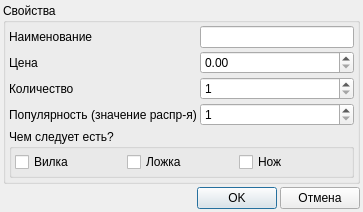
<?xml version="1.0" encoding="UTF-8"?>
<ui version="4.0">
 <class>DialogDish</class>
 <widget class="QDialog" name="DialogDish">
  <property name="geometry">
   <rect>
    <x>0</x>
    <y>0</y>
    <width>363</width>
    <height>185</height>
   </rect>
  </property>
  <property name="windowTitle">
   <string>Dialog</string>
  </property>
  <layout class="QGridLayout" name="gridLayout">
   <property name="leftMargin">
    <number>3</number>
   </property>
   <property name="topMargin">
    <number>3</number>
   </property>
   <property name="rightMargin">
    <number>3</number>
   </property>
   <property name="bottomMargin">
    <number>3</number>
   </property>
   <property name="spacing">
    <number>3</number>
   </property>
   <item row="1" column="0">
    <layout class="QHBoxLayout" name="horizontalLayout">
     <item>
      <spacer name="horizontalSpacer">
       <property name="orientation">
        <enum>Qt::Horizontal</enum>
       </property>
       <property name="sizeHint" stdset="0">
        <size>
         <width>40</width>
         <height>20</height>
        </size>
       </property>
      </spacer>
     </item>
     <item>
      <widget class="QPushButton" name="btnOK">
       <property name="text">
        <string>OK</string>
       </property>
      </widget>
     </item>
     <item>
      <widget class="QPushButton" name="btnCancel">
       <property name="text">
        <string>Отмена</string>
       </property>
      </widget>
     </item>
    </layout>
   </item>
   <item row="0" column="0">
    <widget class="QGroupBox" name="groupControl">
     <property name="sizePolicy">
      <sizepolicy hsizetype="Preferred" vsizetype="Expanding">
       <horstretch>0</horstretch>
       <verstretch>0</verstretch>
      </sizepolicy>
     </property>
     <property name="title">
      <string>Свойства</string>
     </property>
     <layout class="QGridLayout" name="gridLayout_2">
      <property name="leftMargin">
       <number>3</number>
      </property>
      <property name="topMargin">
       <number>3</number>
      </property>
      <property name="rightMargin">
       <number>3</number>
      </property>
      <property name="bottomMargin">
       <number>3</number>
      </property>
      <property name="spacing">
       <number>3</number>
      </property>
      <item row="1" column="0">
       <widget class="QLabel" name="labelPrice">
        <property name="text">
         <string>Цена</string>
        </property>
       </widget>
      </item>
      <item row="0" column="0">
       <widget class="QLabel" name="labelName">
        <property name="text">
         <string>Наименование</string>
        </property>
       </widget>
      </item>
      <item row="0" column="1">
       <widget class="QLineEdit" name="editName"/>
      </item>
      <item row="2" column="1">
       <widget class="QSpinBox" name="spinQuantity">
        <property name="minimum">
         <number>1</number>
        </property>
        <property name="maximum">
         <number>10000</number>
        </property>
       </widget>
      </item>
      <item row="1" column="1">
       <widget class="QDoubleSpinBox" name="spinPrice">
        <property name="maximum">
         <double>10000.000000000000000</double>
        </property>
       </widget>
      </item>
      <item row="2" column="0">
       <widget class="QLabel" name="labelQuantity">
        <property name="text">
         <string>Количество</string>
        </property>
       </widget>
      </item>
      <item row="3" column="0">
       <widget class="QLabel" name="labelPopularity">
        <property name="text">
         <string>Популярность (значение распр-я)</string>
        </property>
       </widget>
      </item>
      <item row="3" column="1">
       <widget class="QSpinBox" name="spinPopularity">
        <property name="minimum">
         <number>1</number>
        </property>
        <property name="maximum">
         <number>100</number>
        </property>
       </widget>
      </item>
      <item row="4" column="0" colspan="2">
       <widget class="QGroupBox" name="groupUtensils">
        <property name="title">
         <string>Чем следует есть?</string>
        </property>
        <layout class="QHBoxLayout" name="horizontalLayout_2">
         <property name="spacing">
          <number>3</number>
         </property>
         <property name="leftMargin">
          <number>3</number>
         </property>
         <property name="topMargin">
          <number>3</number>
         </property>
         <property name="rightMargin">
          <number>3</number>
         </property>
         <property name="bottomMargin">
          <number>3</number>
         </property>
         <item>
          <widget class="QCheckBox" name="cbFork">
           <property name="text">
            <string>Вилка</string>
           </property>
          </widget>
         </item>
         <item>
          <widget class="QCheckBox" name="cbSpoon">
           <property name="text">
            <string>Ложка</string>
           </property>
          </widget>
         </item>
         <item>
          <widget class="QCheckBox" name="cbKnife">
           <property name="text">
            <string>Нож</string>
           </property>
          </widget>
         </item>
        </layout>
       </widget>
      </item>
     </layout>
    </widget>
   </item>
  </layout>
 </widget>
 <resources/>
 <connections/>
</ui>
